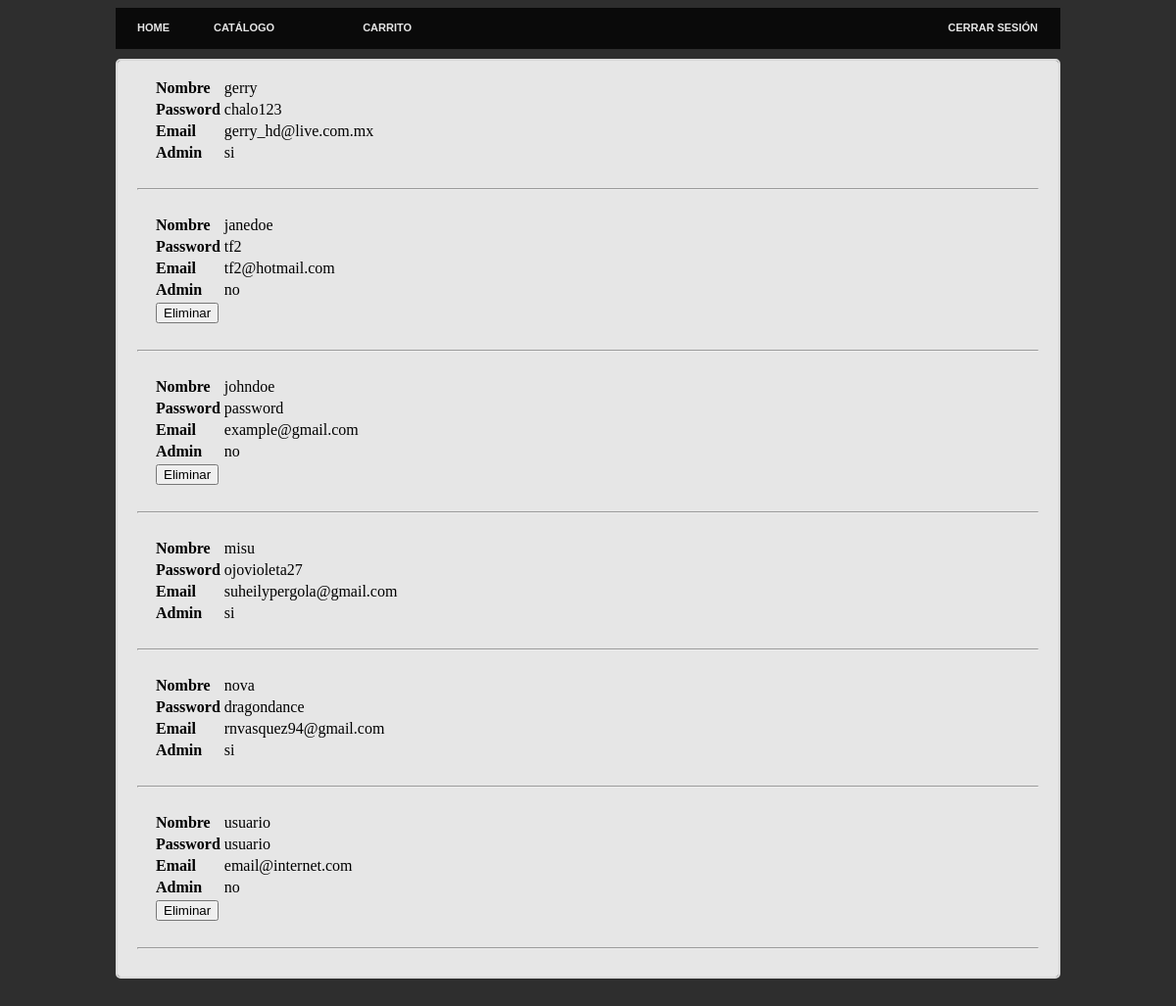
/show_users.php, run on an earlier commit of the app's database.
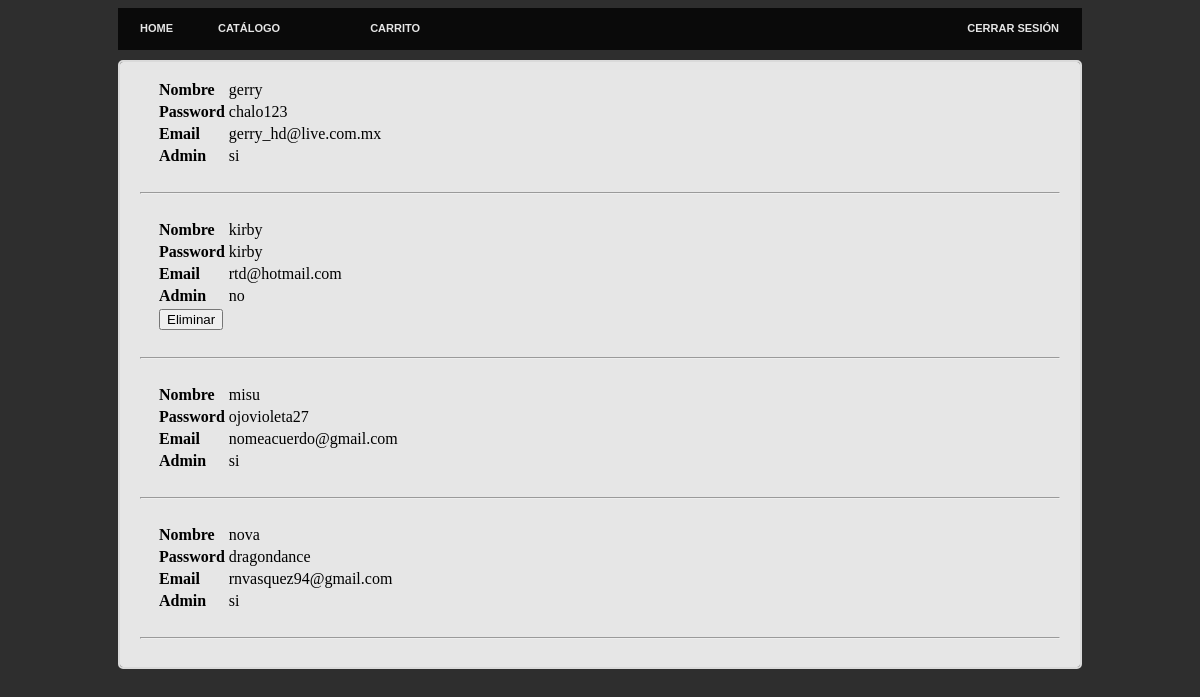
And on a later commit of the database.
### tables this page shows
CREATE TABLE `users` (
  `username` varchar(15) NOT NULL,
  `password` varchar(27) NOT NULL,
  `email` varchar(30) NOT NULL,
  `admin` tinyint(1) NOT NULL DEFAULT '0'
);

### show_users.php (the view, shortened to what this page needs)
<?php
include_once ("session_header.php");
include "database/database_connection.php";
$sql_query = "SELECT * FROM users";
$resultado = mysqli_query($conexion, $sql_query);
?>
<div class="box">
<?php
while ($row = mysqli_fetch_array($resultado)){ ?>
      <div class="box-content">
        <table>
            <tr>
                <td><strong> Nombre </strong></td>
                <td> <?php echo $row['username'] ?> </td>
            </tr>
            <tr>
                <td><strong> Password </strong></td>
                <td> <?php echo $row['password'] ?>
            </tr>
            <tr>
                <td><strong> Email </strong></td>
                <td> <?php echo $row['email'] ?> </td>
            </tr>
            <tr>
                <td><strong> Admin </strong></td>
               <td> <?php if ($row['admin']==1){
                    echo "si";
                    } else{
                    echo "no";
                    }?>
               </td>
            </tr>
            <?php if($row['admin'] == 0){ ?>
                <tr>
                <td>
                    <button onclick="window.location='delet_this.php?id=<?php echo $row['username']; ?>'">Eliminar</button>
                </td>
            </tr>
            <?php
                }
            ?>
        </table>
      </div>
      <hr />
<?php }?>
</div>

### session_header.php (shortened to what this page needs)
<!DOCTYPE html>
<html lang="en">
<head>
    <link rel="stylesheet" href="style_main.css">
    <link rel="stylesheet" href="css/style_main.css">
</head>
<body>
<div id="tabs25">
    <ul>
        <li>
            <a href='index.php' title='Home'>
                <span>Home</span>
            </a>
        </li>
        <li>
            <a href='disc_catalog.php' title='Catálogo'>
                <span>Catálogo</span>
            </a>
        </li>
        <li>
            <a href='user_profile.php' title= 'Usuario'>
            </a>
        </li>
        <li>
            <a href='shopping_cart.php' title='Carrito'>
                <span>Carrito</span>
            </a>
        </li>
        <li>
            <a href="end_session.php" title = 'Cerrar Sesión'>
                <span>Cerrar Sesión</span>
            </a>
        </li>
    </ul>
</div>

### css/style_main.css (style rules this page uses)
html, body { background: #2e2e2e; padding: 55px; padding-top: 0px; font-family: 'Varela Round'; }
#tabs25 { position: relative; display: block; height: 42px; font-size: 11px; font-weight: bold; background: #0a0a0a; font-family: Arial, Verdana, Helvitica, sans-serif; text-transform: uppercase; }
#tabs25 ul { margin: 0px; padding: 0; list-style-type: none; width: auto; }
#tabs25 ul li { display: block; float: left; margin: 0 1px 0 0; }
#tabs25 ul li a { display: block; float: left; color: #e6e6e6; text-decoration: none; padding: 14px 22px 0 22px; height: 28px; }
#tabs25 ul li:last-child { float:right; }
.box { background:#e6e6e6; transition:all 0.2s ease; border:2px solid #dadada; margin-top: 10px; box-sizing: border-box; border-radius: 5px; background-clip: padding-box; padding:0 20px 20px 20px; min-height:340px; }
.box .box-content { padding: 16px; border-radius: 0 0 2px 2px; background-clip: padding-box; box-sizing: border-box; }

What changed in the data, as far as the page shows it:
removed users: username "janedoe", password "tf2", email "tf2@hotmail.com", admin "no"
removed users: username "johndoe", password "password", email "example@gmail.com", admin "no"
removed users: username "usuario", password "usuario", email "email@internet.com", admin "no"
added users: username "kirby", password "kirby", email "rtd@hotmail.com", admin "no"
changed users "misu": email "suheilypergola@gmail.com" → "nomeacuerdo@gmail.com"
